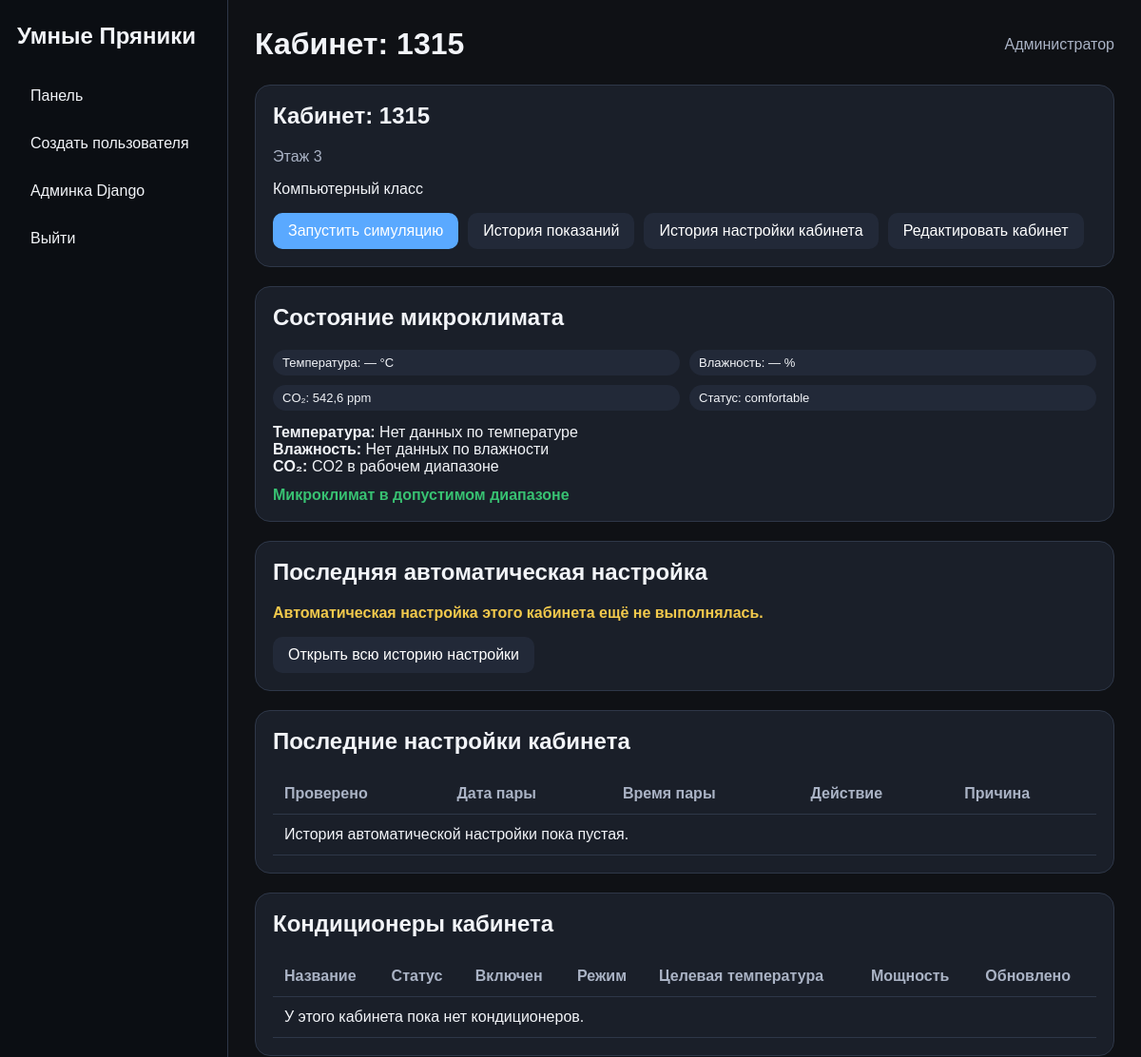
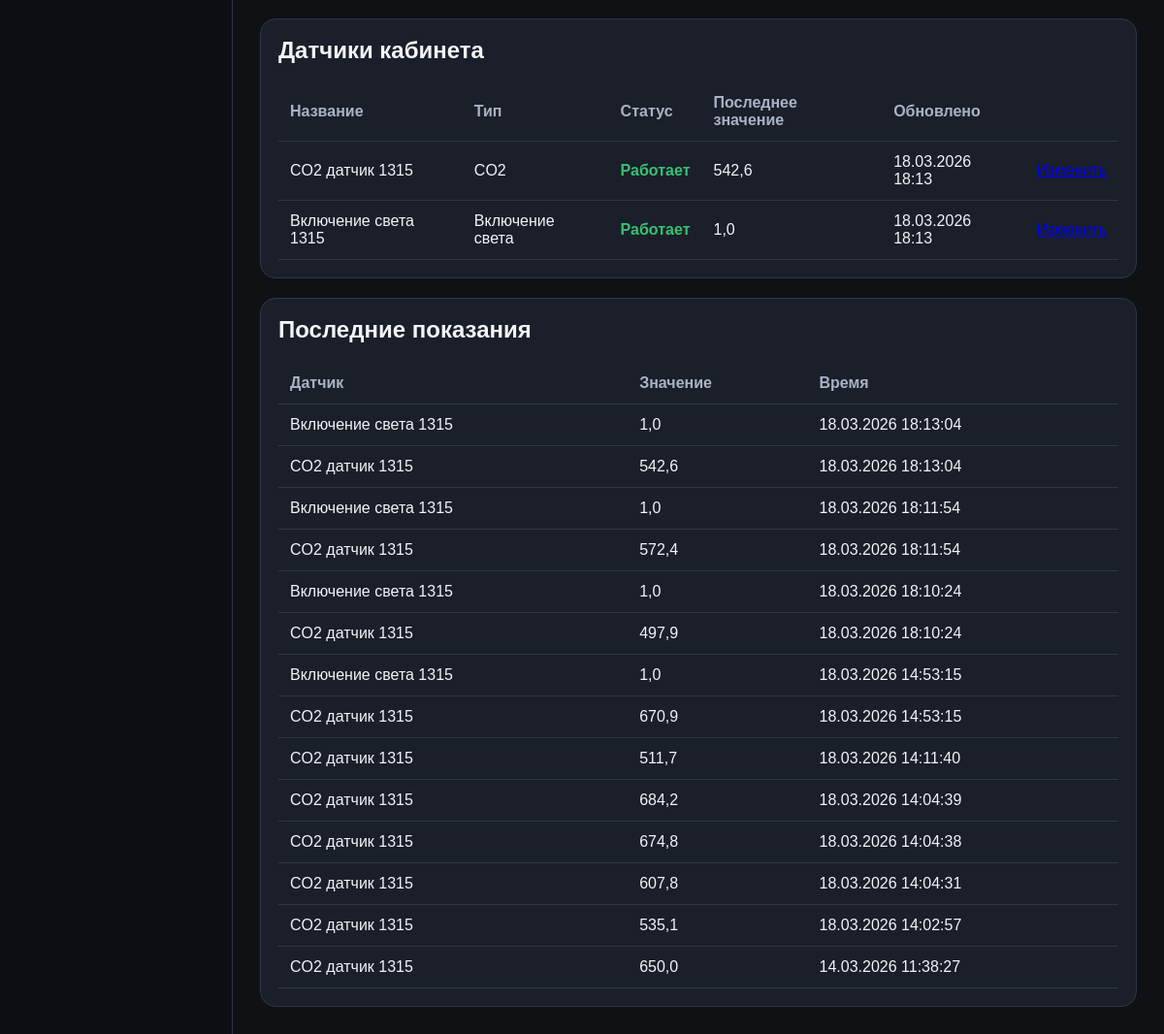
/dashboard/room/1/ (signed in), run on an earlier commit of the app's database (2 pictures, top to bottom).
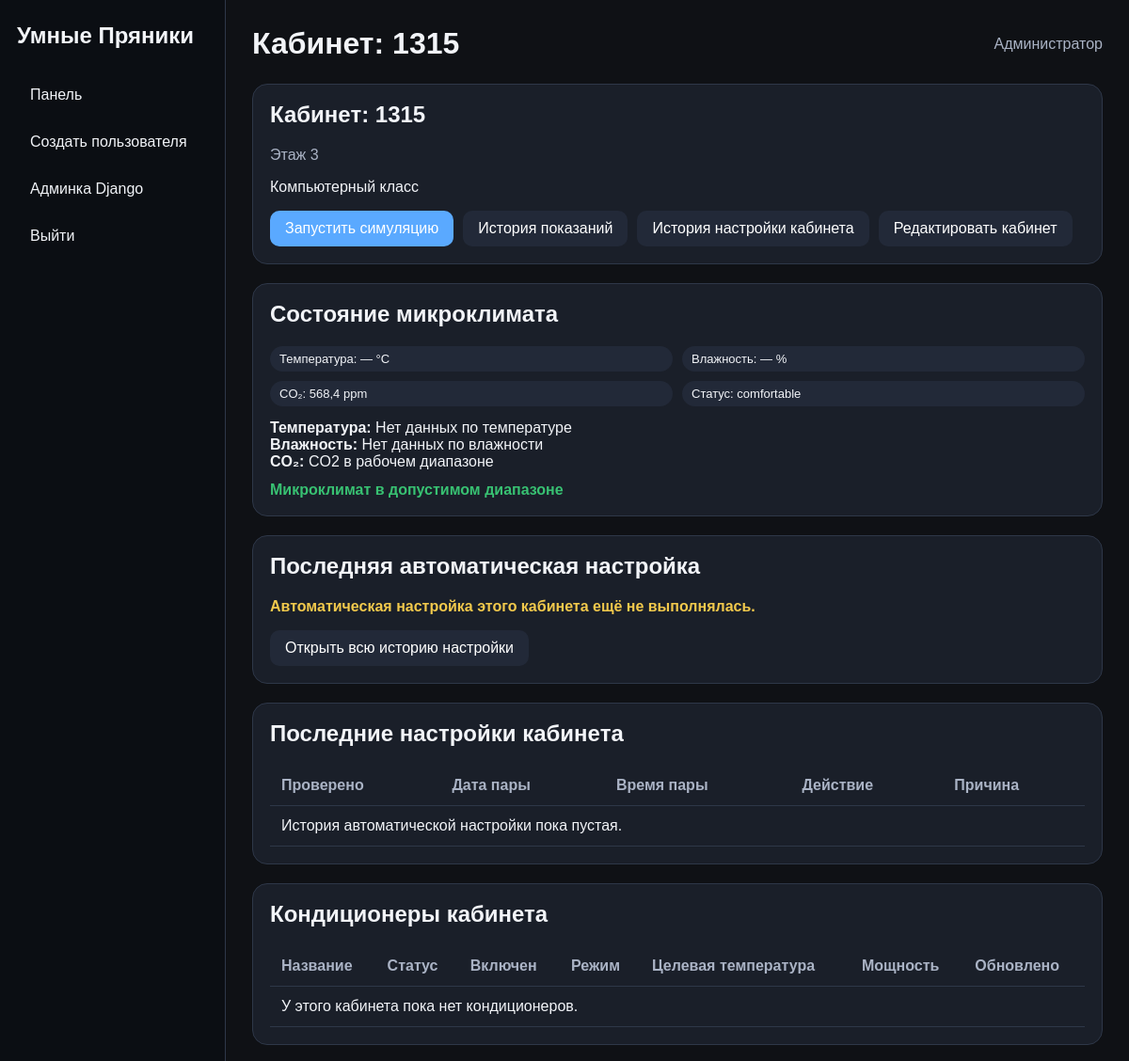
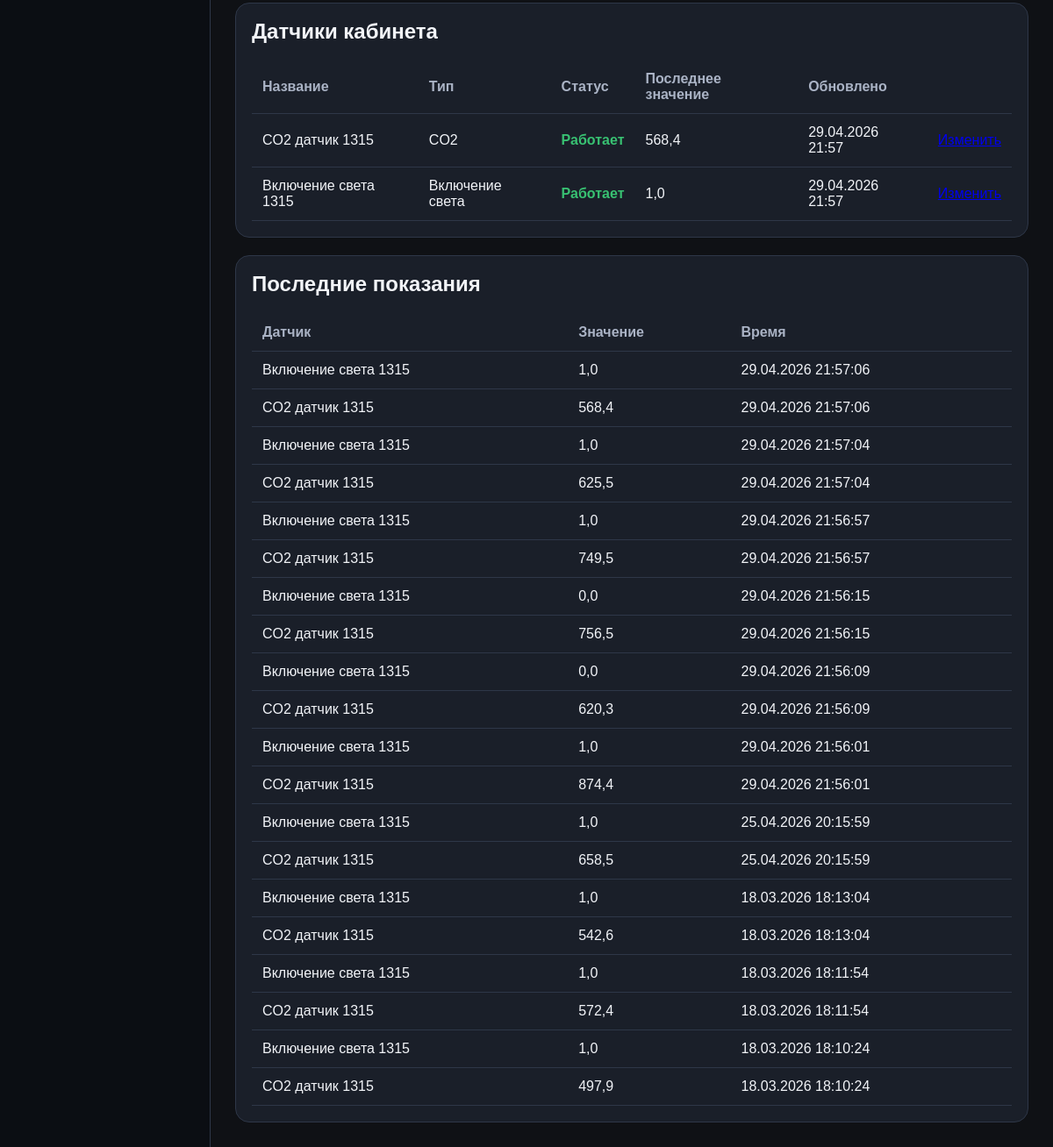
And on a later commit of the database (2 pictures, top to bottom).
### university/models.py (models this page shows, shortened)
class Sensor(models.Model):
    STATUS_CHOICES = [
        ("active", "Работает"),
        ("error", "Ошибка"),
        ("disabled", "Выключен"),
    ]
    room = models.ForeignKey(
        Room,
        verbose_name="Кабинет",
        on_delete=models.CASCADE,
    )
    sensor_type = models.ForeignKey(
        SensorType,
        verbose_name="Тип датчика",
        on_delete=models.CASCADE,
    )
    name = models.CharField("Название датчика", max_length=100)
    status = models.CharField(
        "Статус",
        max_length=20,
        choices=STATUS_CHOICES,
        default="active",
    )
    last_value = models.FloatField("Последнее значение", null=True, blank=True)
    last_updated = models.DateTimeField("Время последнего обновления", auto_now=True)
    class Meta:
        verbose_name = "Датчик"
        verbose_name_plural = "Датчики"

class SensorType(models.Model):
    name = models.CharField("Название типа датчика", max_length=100)
    class Meta:
        verbose_name = "Тип датчика"
        verbose_name_plural = "Типы датчиков"

class SensorData(models.Model):
    sensor = models.ForeignKey(
        Sensor,
        verbose_name="Датчик",
        on_delete=models.CASCADE,
    )
    value = models.FloatField("Значение")
    created_at = models.DateTimeField("Время записи", auto_now_add=True)
    class Meta:
        verbose_name = "Показание датчика"
        verbose_name_plural = "Показания датчиков"
        ordering = ("-created_at",)

### university/views.py (the view)
# urls.py: path("dashboard/room/<int:room_id>/", views.room_detail, name="room_detail"),
@moderator_or_admin_required
def room_detail(request, room_id):
    room = get_object_or_404(
        Room.objects.prefetch_related(
            "sensor_set__sensor_type",
            "conditioner_set",
        ),
        pk=room_id,
    )
    sensors = room.sensor_set.all()
    conditioners = room.conditioner_set.all()
    latest_data = (
        SensorData.objects
        .filter(sensor__room=room)
        .select_related("sensor", "sensor__sensor_type")
        .order_by("-created_at")[:20]
    )
    climate_snapshot = get_room_climate_snapshot(room)
    last_climate_log = (
        ClimateActionLog.objects
        .filter(room=room)
        .order_by("-created_at")
        .first()
    )
    climate_logs = (
        ClimateActionLog.objects
        .filter(room=room)
        .order_by("-created_at")[:5]
    )
    context = {
        "room": room,
        "sensors": sensors,
        "conditioners": conditioners,
        "latest_data": latest_data,
        "climate_snapshot": climate_snapshot,
        "last_climate_log": last_climate_log,
        "climate_logs": climate_logs,
        "title": f"Кабинет: {room.name}",
    }
    return render(request, "dashboard/room_detail.html", context)

### university/climate_rules.py (called while the page is built)
def evaluate_temperature(value):
    if value is None:
        return {"status": "no_data", "reason": "Нет данных по температуре"}
    if value < SANPIN_LIMITS["temperature"]["min"]:
        return {"status": "low", "reason": "Температура ниже нормы"}
    if value > SANPIN_LIMITS["temperature"]["max"]:
        return {"status": "high", "reason": "Температура выше нормы"}
    return {"status": "ok", "reason": "Температура в норме"}

def evaluate_humidity(value):
    if value is None:
        return {"status": "no_data", "reason": "Нет данных по влажности"}
    if value < SANPIN_LIMITS["humidity"]["min"]:
        return {"status": "low", "reason": "Влажность ниже нормы"}
    if value > SANPIN_LIMITS["humidity"]["max"]:
        return {"status": "high", "reason": "Влажность выше нормы"}
    return {"status": "ok", "reason": "Влажность в норме"}

### university/climate_services.py (called while the page is built)
def _normalize_sensor_type_name(name):
    return (name or "").strip().lower()

### university/context_processors.py (called while the page is built, shortened)
def unread_notification_popup(request):
    if not request.user.is_authenticated:
        return {"popup_notifications": []}
    if request.session.get("notifications_popup_shown") is True:
        return {"popup_notifications": []}

### university/templates/dashboard/room_detail.html (shortened to what the changed rows need)
{% extends "dashboard/base.html" %}
{% block content %}
<div class="card">
    <h2>Кабинет: {{ room.name }}</h2>
</div>
<div class="card" style="margin-top: 20px;">
    <h2>Состояние микроклимата</h2>
    <div class="room-meta">
        <div class="pill">
            Температура: {{ climate_snapshot.temperature|default:"—" }} °C
        </div>
        <div class="pill">
            Влажность: {{ climate_snapshot.humidity|default:"—" }} %
        </div>
        <div class="pill">
            CO₂: {{ climate_snapshot.co2|default:"—" }} ppm
        </div>
        <div class="pill">
            Статус: {{ climate_snapshot.summary.status|default:"—" }}
        </div>
    </div>
</div>
<div class="card" style="margin-top: 20px;">
    <h2>Последняя автоматическая настройка</h2>
</div>
<div class="card" style="margin-top: 20px;">
    <h2>Последние настройки кабинета</h2>
    <table>
        <thead>
            <tr>
                <th>Проверено</th>
                <th>Дата пары</th>
                <th>Время пары</th>
                <th>Действие</th>
                <th>Причина</th>
            </tr>
        </thead>
    </table>
</div>
<div class="card" style="margin-top: 20px;">
    <h2>Кондиционеры кабинета</h2>
    <table>
        <thead>
            <tr>
                <th>Название</th>
                <th>Статус</th>
                <th>Включен</th>
                <th>Режим</th>
                <th>Целевая температура</th>
                <th>Мощность</th>
                <th>Обновлено</th>
            </tr>
        </thead>
    </table>
</div>
<div class="card" style="margin-top: 20px;">
    <h2>Датчики кабинета</h2>
    <table>
        <thead>
            <tr>
                <th>Название</th>
                <th>Тип</th>
                <th>Статус</th>
                <th>Последнее значение</th>
                <th>Обновлено</th>
                <th></th>
            </tr>
        </thead>
        <tbody>
            {% for sensor in sensors %}
                <tr>
                    <td>{{ sensor.name }}</td>
                    <td>{{ sensor.sensor_type.name }}</td>
                    <td>
                        {% if sensor.status == "active" %}
                            <span class="status-active">Работает</span>
                        {% elif sensor.status == "error" %}
                            <span class="status-error">Ошибка</span>
                        {% else %}
                            <span class="status-disabled">Выключен</span>
                        {% endif %}
                    </td>
                    <td>{{ sensor.last_value|default:"—" }}</td>
                    <td>{{ sensor.last_updated|date:"d.m.Y H:i" }}</td>
                    <td>
                        <a href="/admin/university/sensor/{{ sensor.id }}/change/">
                        </a>
                    </td>
                </tr>
            {% empty %}
                <tr>
                    <td colspan="6">
                        У этого кабинета пока нет датчиков.
                    </td>
                </tr>
            {% endfor %}
        </tbody>
    </table>
</div>
<div class="card" style="margin-top: 20px;">
    <h2>Последние показания</h2>
    <table>
        <thead>
            <tr>
                <th>Датчик</th>
                <th>Значение</th>
                <th>Время</th>
            </tr>
        </thead>
        <tbody>
            {% for item in latest_data %}
                <tr>
                    <td>{{ item.sensor.name }}</td>
                    <td>{{ item.value }}</td>
                    <td>{{ item.created_at|date:"d.m.Y H:i:s" }}</td>
                </tr>
            {% empty %}
                <tr>
                    <td colspan="3">
                        История показаний пока пустая.
                    </td>
                </tr>
            {% endfor %}
        </tbody>
    </table>
</div>
{% endblock %}

What changed in the data, as far as the page shows it:
no longer on this page (row unchanged): SensorData: sensor.name "Включение света 1315", value "1,0", created_at "18.03.2026 14:53:15"
no longer on this page (row unchanged): SensorData: sensor.name "CO2 датчик 1315", value "670,9", created_at "18.03.2026 14:53:15"
no longer on this page (row unchanged): SensorData: sensor.name "CO2 датчик 1315", value "511,7", created_at "18.03.2026 14:11:40"
no longer on this page (row unchanged): SensorData: sensor.name "CO2 датчик 1315", value "684,2", created_at "18.03.2026 14:04:39"
no longer on this page (row unchanged): SensorData: sensor.name "CO2 датчик 1315", value "674,8", created_at "18.03.2026 14:04:38"
no longer on this page (row unchanged): SensorData: sensor.name "CO2 датчик 1315", value "607,8", created_at "18.03.2026 14:04:31"
no longer on this page (row unchanged): SensorData: sensor.name "CO2 датчик 1315", value "535,1", created_at "18.03.2026 14:02:57"
no longer on this page (row unchanged): SensorData: sensor.name "CO2 датчик 1315", value "650,0", created_at "14.03.2026 11:38:27"
changed Sensor "CO2 датчик 1315": co2 "542,6" → "568,4"; last_value "542,6" → "568,4"; last_updated "18.03.2026 18:13" → "29.04.2026 21:57"
changed Sensor "Включение света 1315": last_updated "18.03.2026 18:13" → "29.04.2026 21:57"
added SensorData: sensor.name "Включение света 1315", value "1,0", created_at "29.04.2026 21:57:06"
added SensorData: sensor.name "CO2 датчик 1315", value "568,4", created_at "29.04.2026 21:57:06"
added SensorData: sensor.name "Включение света 1315", value "1,0", created_at "29.04.2026 21:57:04"
added SensorData: sensor.name "CO2 датчик 1315", value "625,5", created_at "29.04.2026 21:57:04"
added SensorData: sensor.name "Включение света 1315", value "1,0", created_at "29.04.2026 21:56:57"
added SensorData: sensor.name "CO2 датчик 1315", value "749,5", created_at "29.04.2026 21:56:57"
added SensorData: sensor.name "Включение света 1315", value "0,0", created_at "29.04.2026 21:56:15"
added SensorData: sensor.name "CO2 датчик 1315", value "756,5", created_at "29.04.2026 21:56:15"
added SensorData: sensor.name "Включение света 1315", value "0,0", created_at "29.04.2026 21:56:09"
added SensorData: sensor.name "CO2 датчик 1315", value "620,3", created_at "29.04.2026 21:56:09"
added SensorData: sensor.name "Включение света 1315", value "1,0", created_at "29.04.2026 21:56:01"
added SensorData: sensor.name "CO2 датчик 1315", value "874,4", created_at "29.04.2026 21:56:01"
added SensorData: sensor.name "Включение света 1315", value "1,0", created_at "25.04.2026 20:15:59"
added SensorData: sensor.name "CO2 датчик 1315", value "658,5", created_at "25.04.2026 20:15:59"
